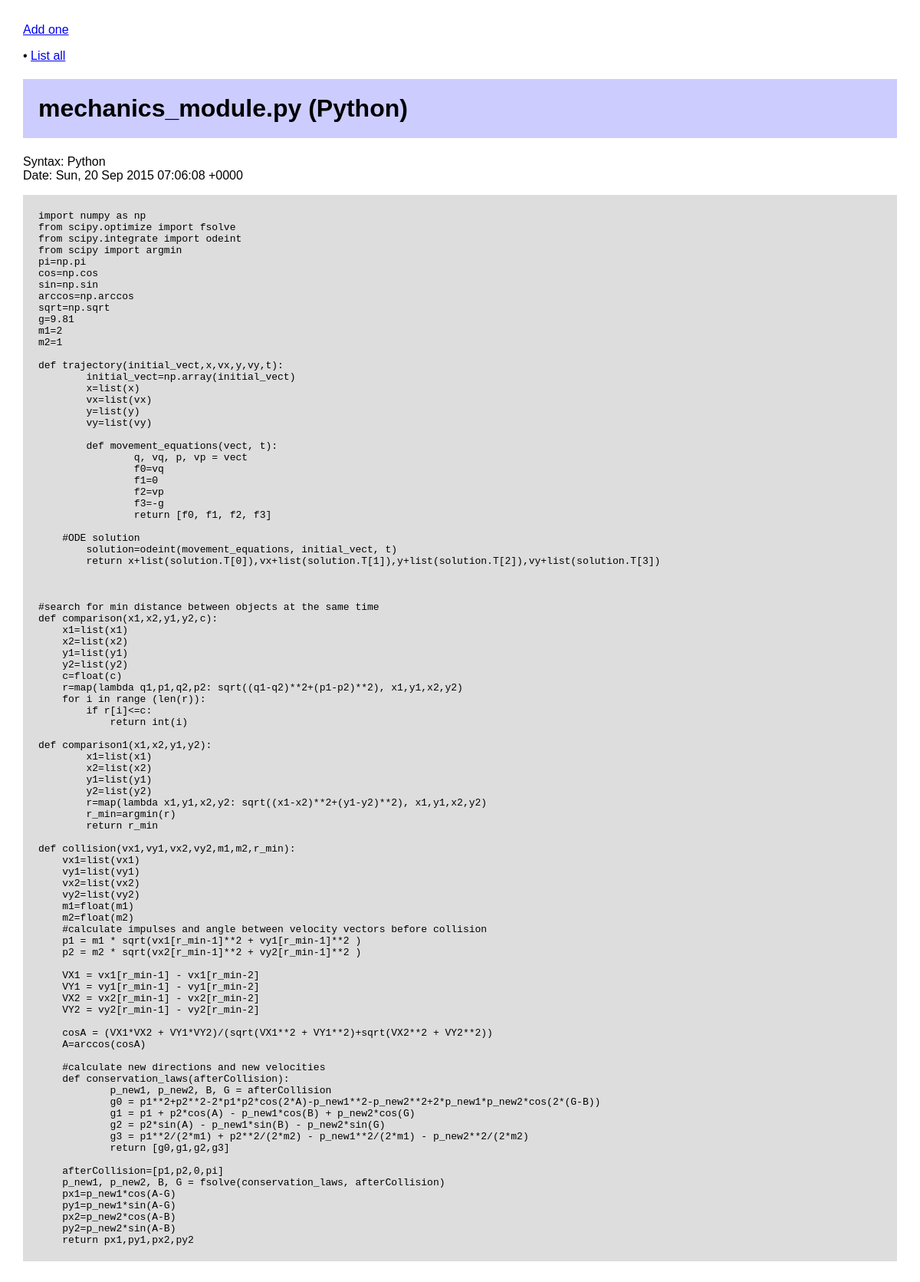
The app's page /pastebin/4/ with its own data.
### pastebin/models.py (models this page shows, shortened)
class Paste(models.Model):
    SYNTAX_CHOICES = (
        (0, "Plain"),
        (1, "Python"),
        (2, "HTML"),
        (3, "SQL"),
        (4, "Javascript"),
        (5, "CSS"),
    )
    content = models.TextField()
    title = models.CharField(blank=True, max_length=30)
    syntax = models.IntegerField(choices=SYNTAX_CHOICES, default=0)
    poster = models.CharField(blank=True, max_length=30)
    timestamp = models.DateTimeField(auto_now_add=True, blank=True)
    class Meta:
        ordering = ('-timestamp',)
    def __unicode__(self):
        return "%s (%s)" % (self.title or "#%s" % self.id, self.get_syntax_display())

### pastebin/views.py (the view)
# urls.py: url(r'^(?P<object_id>\d+)/$', views.ObjectDetail.as_view(), name='object_detail'),
class ObjectDetail(generic.DetailView):
    template_name = 'pastebin/paste_detail.html'
    def get_object(self):
       return get_object_or_404(Paste, pk=self.kwargs['object_id'])

### pastebin/templates/pastebin/paste_detail.html (shortened to what this page needs)
{% extends "base.html" %}
{% block content %}
<h1>{{ object }}</h1>
<p>Syntax: {{ object.get_syntax_display }}<br>
Date: {{object.timestamp|date:"r" }}</p>
<code><pre name="code" id="code"   onmousemove="getBlockFromEvent(event);"
   onmouseout="isMouseLeave(this, event));" >{{ object.content }}</pre></code>
{% endblock %}

### pastebin/templates/base.html (style rules this page uses)
body { margin: 30px; font-family: sans-serif; background: #fff; }
h1 { background: #ccf; padding: 20px; }
pre { padding: 20px; background: #ddd; }

### records on screen
Paste: title+syntax "mechanics_module.py (Python)", syntax "Python", timestamp "Sun, 20 Sep 2015 07:06:08 +0000", content "import numpy as np from scipy.optimize import fsolve from scipy.integrate import odeint from scipy import argmin pi=np.pi cos=np.cos sin=np.sin arccos=np.arccos sqrt=np.sqrt g=9.81 m1=2 m2=1 def trajectory(initial_vect,x,vx,y,vy,t): initial_vect=np.array(initial_vect) x=list(x) vx=list(vx) y=list(y) vy=list(vy) def movement_equations(vect, t): q, vq, p, vp = vect f0=vq f1=0 f2=vp f3=-g return [f0, f1, f2, f3] #ODE solution solution=odeint(movement_equations, initial_vect, t) return x+list(solution.T[0]),vx+list(solution.T[1]),y+list(solution.T[2]),vy+list(solution.T[3]) #search for min distance between objects at the same time def comparison(x1,x2,y1,y2,c): x1=list(x1) x2=list(x2)…"
